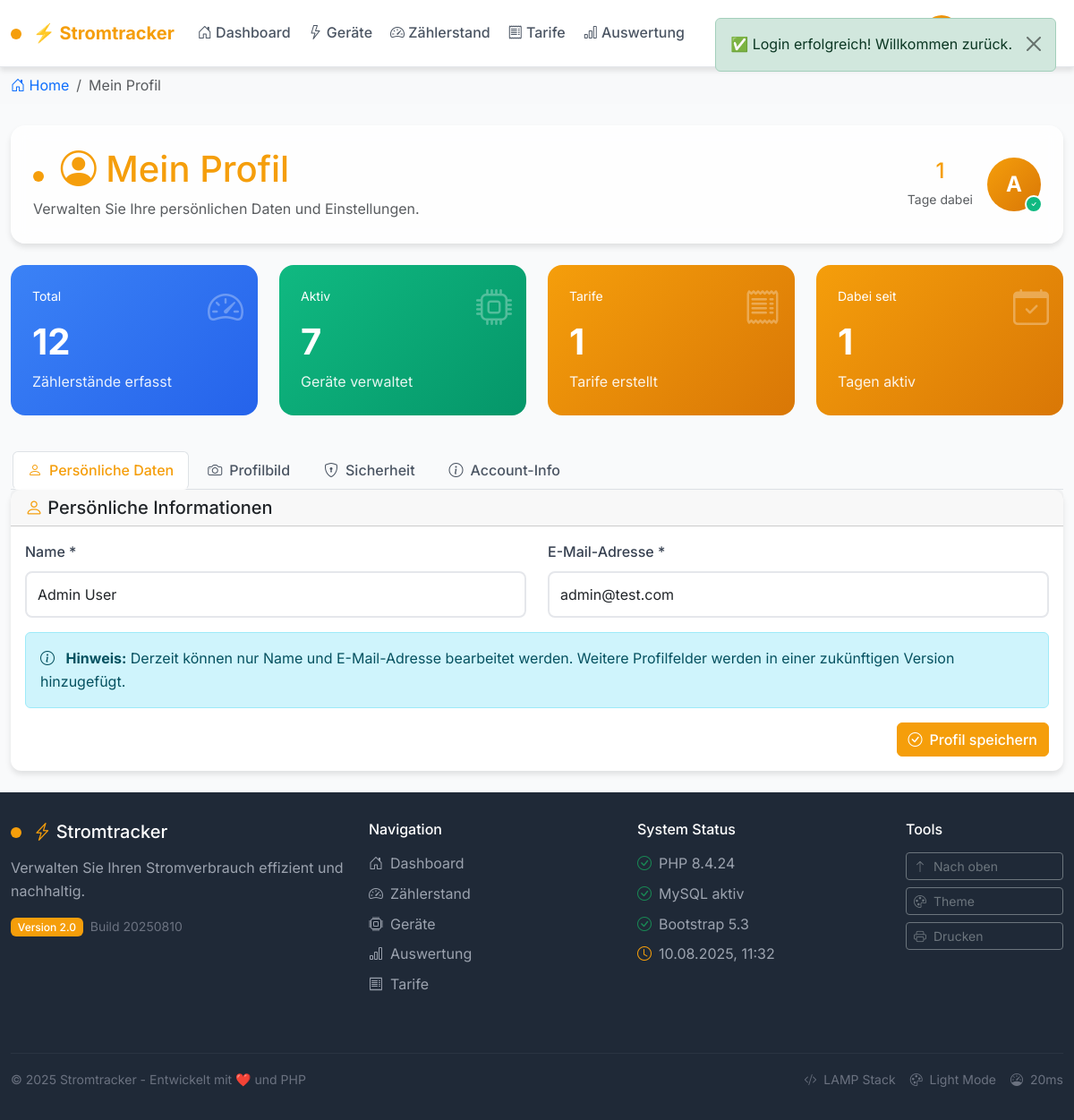
The page /profil.php (signed in) on the database its author committed.
### tables this page shows
CREATE TABLE users (
    id INT AUTO_INCREMENT PRIMARY KEY,
    email VARCHAR(255) UNIQUE NOT NULL,
    name VARCHAR(255),
    password VARCHAR(255) NOT NULL,
    profile_image VARCHAR(255) NULL,
    created_at TIMESTAMP DEFAULT CURRENT_TIMESTAMP,
    updated_at TIMESTAMP DEFAULT CURRENT_TIMESTAMP ON UPDATE CURRENT_TIMESTAMP
);

### config/database.php (called while the page is built, shortened)
<?php
try {
    $pdo = new PDO(
        "mysql:host=" . DB_HOST . ";dbname=" . DB_NAME . ";charset=" . DB_CHARSET,
        DB_USER,
        DB_PASS,
        [
            PDO::ATTR_ERRMODE => PDO::ERRMODE_EXCEPTION,
            PDO::ATTR_DEFAULT_FETCH_MODE => PDO::FETCH_ASSOC,
            PDO::ATTR_EMULATE_PREPARES => false,
        ]
    );
} catch (PDOException $e) {
    die('Datenbankverbindung fehlgeschlagen: ' . $e->getMessage());
}
class Database {
    private static $pdo;
    public static function init() {
        global $pdo;
        self::$pdo = $pdo;
    }
    public static function fetchOne($sql, $params = []) {
        $stmt = self::$pdo->prepare($sql);
        $stmt->execute($params);
        return $stmt->fetch();
    }
}
?>

### profil.php (the view, shortened to what this page needs)
<?php
require_once 'config/database.php';
require_once 'config/session.php';
$userId = Auth::getUserId();
class ProfileImageHandler {
    public static function getImageUrl($filename) {
        if (empty($filename)) {
            return null;
        }
        return null;
    }
}
function renderUserAvatar($user, $size = 'medium') {
    $sizes = [
        'small' => '24px',
        'medium' => '40px',
        'large' => '60px',
        'xlarge' => '150px'
    ];
    $avatarSize = $sizes[$size] ?? $sizes['medium'];
    $imageUrl = ProfileImageHandler::getImageUrl($user['profile_image'] ?? '');
    if ($imageUrl) {
        return "<img src='" . htmlspecialchars($imageUrl) . "'
                     alt='Profilbild'
                     style='width: {$avatarSize}; height: {$avatarSize};
                            border-radius: 50%; object-fit: cover;
                            border: 4px solid var(--energy);
                            box-shadow: var(--shadow-lg);'>";
    } else {
        $initial = strtoupper(substr($user['name'] ?? 'U', 0, 1));
        return "<div style='width: {$avatarSize}; height: {$avatarSize};
                            background: linear-gradient(135deg, var(--energy), #d97706);
                            border-radius: 50%; display: flex;
                            align-items: center; justify-content: center;
                            color: white; font-weight: bold;
                            font-size: calc({$avatarSize} * 0.4);'>{$initial}</div>";
    }
}
$userData = Database::fetchOne(
    "SELECT * FROM users WHERE id = ?",
    [$userId]
);
$readingsResult = Database::fetchOne("SELECT COUNT(*) as count FROM meter_readings WHERE user_id = ?", [$userId]);
$devicesResult = Database::fetchOne("SELECT COUNT(*) as count FROM devices WHERE user_id = ? AND is_active = 1", [$userId]);
$tariffsResult = Database::fetchOne("SELECT COUNT(*) as count FROM tariff_periods WHERE user_id = ?", [$userId]);
$accountStats = [
    'created_at' => $userData['created_at'] ?? date('Y-m-d H:i:s'),
    'total_readings' => $readingsResult['count'] ?? 0,
    'total_devices' => $devicesResult['count'] ?? 0,
    'total_tariffs' => $tariffsResult['count'] ?? 0
];
$daysSinceRegistration = max(1, floor((time() - strtotime($accountStats['created_at'])) / 86400));
include 'includes/header.php';
include 'includes/navbar.php';
?>
<div class="container-fluid py-4">
    <div class="row mb-4">
        <div class="col-12">
            <div class="card glass p-4">
                <div class="row align-items-center">
                    <div class="col-md-8">
                        <h1 class="text-energy mb-2">
                            <span class="energy-indicator"></span>
                            <i class="bi bi-person-circle"></i>
                            Mein Profil
                        </h1>
                        <p class="text-muted mb-0">Verwalten Sie Ihre persönlichen Daten und Einstellungen.</p>
                    </div>
                    <div class="col-md-4 text-end">
                        <div class="d-flex align-items-center justify-content-end gap-3">
                            <div class="text-center">
                                <div class="h4 text-energy mb-1"><?= $daysSinceRegistration ?></div>
                                <small class="text-muted">Tage dabei</small>
                            </div>
                            <div class="position-relative">
                                <?= renderUserAvatar($userData, 'large') ?>
                                <div style="position: absolute; bottom: -2px; right: -2px;
                                           width: 20px; height: 20px; background: var(--success);
                                           border-radius: 50%; border: 2px solid white;
                                           display: flex; align-items: center; justify-content: center;">
                                    <i class="bi bi-check" style="font-size: 10px; color: white;"></i>
                                </div>
                            </div>
                        </div>
                    </div>
                </div>
            </div>
        </div>
    </div>
    <div class="row mb-4">
        <div class="col-md-3 mb-3">
            <div class="stats-card primary">
                <div class="flex-between mb-3">
                    <i class="stats-icon bi bi-speedometer2"></i>
                    <div class="small">
                        Total
                    </div>
                </div>
                <h3><?= $accountStats['total_readings'] ?></h3>
                <p>Zählerstände erfasst</p>
            </div>
        </div>
        <div class="col-md-3 mb-3">
            <div class="stats-card success">
                <div class="flex-between mb-3">
                    <i class="stats-icon bi bi-cpu"></i>
                    <div class="small">
                        Aktiv
                    </div>
                </div>
                <h3><?= $accountStats['total_devices'] ?></h3>
                <p>Geräte verwaltet</p>
            </div>
        </div>
        <div class="col-md-3 mb-3">
            <div class="stats-card warning">
                <div class="flex-between mb-3">
                    <i class="stats-icon bi bi-receipt"></i>
                    <div class="small">
                        Tarife
                    </div>
                </div>
                <h3><?= $accountStats['total_tariffs'] ?></h3>
                <p>Tarife erstellt</p>
            </div>
        </div>
        <div class="col-md-3 mb-3">
            <div class="stats-card energy">
                <div class="flex-between mb-3">
                    <i class="stats-icon bi bi-calendar-check"></i>
                    <div class="small">
                        Dabei seit
                    </div>
                </div>
                <h3><?= $daysSinceRegistration ?></h3>
                <p>Tagen aktiv</p>
            </div>
        </div>
    </div>
    <div class="row">
        <div class="col-12">
            <ul class="nav nav-tabs" id="profileTabs" role="tablist">
                <li class="nav-item" role="presentation">
                    <button class="nav-link active" id="personal-tab" data-bs-toggle="tab"
                            data-bs-target="#personal" type="button" role="tab">
                        <i class="bi bi-person me-2"></i>Persönliche Daten
                    </button>
                </li>
                <li class="nav-item" role="presentation">
                    <button class="nav-link" id="image-tab" data-bs-toggle="tab"
                            data-bs-target="#profile-image" type="button" role="tab">
                        <i class="bi bi-camera me-2"></i>Profilbild
                    </button>
                </li>
                <li class="nav-item" role="presentation">
                    <button class="nav-link" id="security-tab" data-bs-toggle="tab"
                            data-bs-target="#security" type="button" role="tab">
                        <i class="bi bi-shield-lock me-2"></i>Sicherheit
                    </button>
                </li>
                <li class="nav-item" role="presentation">
                    <button class="nav-link" id="account-tab" data-bs-toggle="tab"
                            data-bs-target="#account" type="button" role="tab">
                        <i class="bi bi-info-circle me-2"></i>Account-Info
                    </button>
                </li>
            </ul>
            <div class="tab-content" id="profileTabsContent">
                <div class="tab-pane fade show active" id="personal" role="tabpanel">
                    <div class="card">
                        <div class="card-header">
                            <h5 class="mb-0">
                                <i class="bi bi-person text-energy"></i>
                                Persönliche Informationen
                            </h5>
                        </div>
                        <div class="card-body">
                            <form method="POST">
                                <div class="row">
                                    <div class="col-md-6 mb-3">
                                        <label class="form-label">Name *</label>
                                        <input type="text" class="form-control" name="name"
                                               value="<?= htmlspecialchars($userData['name'] ?? '') ?>" required>
                                    </div>
                                    <div class="col-md-6 mb-3">
                                        <label class="form-label">E-Mail-Adresse *</label>
                                        <input type="email" class="form-control" name="email"
                                               value="<?= htmlspecialchars($userData['email'] ?? '') ?>" required>
                                    </div>
                                </div>
                                <div class="alert alert-info">
                                    <i class="bi bi-info-circle me-2"></i>
                                    <strong>Hinweis:</strong> Derzeit können nur Name und E-Mail-Adresse bearbeitet werden.
                                    Weitere Profilfelder werden in einer zukünftigen Version hinzugefügt.
                                </div>
                                <div class="text-end">
                                    <button type="submit" class="btn btn-energy">
                                        <i class="bi bi-check-circle me-2"></i>Profil speichern
                                    </button>
                                </div>
                            </form>
                        </div>
                    </div>
                </div>
            </div>
        </div>
    </div>
</div>
<?php include 'includes/footer.php'; ?>

### css/style.css (style rules this page uses)
:root { --primary: #3b82f6; --energy: #f59e0b; --success: #10b981; --warning: #f59e0b; --danger: #ef4444; --white: #ffffff; --gray-50: #f9fafb; --gray-100: #f3f4f6; --gray-200: #e5e7eb; --gray-300: #d1d5db; --gray-400: #9ca3af; --gray-500: #6b7280; --gray-600: #4b5563; --gray-700: #374151; --gray-800: #1f2937; --gray-900: #111827; --shadow: 0 4px 6px rgba(0, 0, 0, 0.1); --shadow-lg: 0 10px 25px rgba(0, 0, 0, 0.15); --space-2: 0.5rem; --space-3: 0.75rem; --space-4: 1rem; --space-5: 1.25rem; --space-6: 1.5rem; --space-8: 2rem; }
body { font-family: 'Inter', -apple-system, BlinkMacSystemFont, sans-serif; background-color: var(--gray-50); color: var(--gray-700); line-height: 1.6; min-height: 100vh; display: flex; flex-direction: column; }
.main-content, .container-fluid { flex: 1; }
.card { background: var(--white); border: none; border-radius: 12px; box-shadow: var(--shadow); transition: all 0.2s ease; }
.stats-card { padding: var(--space-6); color: white; border-radius: 16px; position: relative; overflow: hidden; }
.stats-card.primary { background: linear-gradient(135deg, var(--primary), #2563eb); }
.stats-card.energy { background: linear-gradient(135deg, var(--energy), #d97706); }
.stats-card.success { background: linear-gradient(135deg, var(--success), #059669); }
.stats-card.warning { background: linear-gradient(135deg, var(--warning), #d97706); }
.stats-card h3 { font-size: 2.5rem; font-weight: 700; margin-bottom: var(--space-2); }
.stats-card p { font-size: 1rem; opacity: 0.9; margin-bottom: 0; }
.stats-icon { position: absolute; top: var(--space-4); right: var(--space-4); font-size: 2.5rem; opacity: 0.3; }
.btn-energy { background: var(--energy); border-color: var(--energy); color: white; font-weight: 500; }
.nav-link { color: var(--gray-600) !important; font-weight: 500; }
.nav-link:hover, .nav-link.active { color: var(--energy) !important; }
.energy-indicator { width: 12px; height: 12px; border-radius: 50%; background-color: var(--energy); animation: pulse 2s infinite; display: inline-block; margin-right: var(--space-2); }
.glass { background: rgba(255, 255, 255, 0.8); backdrop-filter: blur(10px); border: 1px solid rgba(255, 255, 255, 0.2); border-radius: 16px; }
.text-energy { color: var(--energy); }
.flex-between { display: flex; align-items: center; justify-content: space-between; }
* { transition: color 0.15s ease, background-color 0.15s ease, transform 0.15s ease; }
.btn { transition: all 0.2s ease; }
.form-control { border: 2px solid var(--gray-200); border-radius: 8px; padding: var(--space-3); }
.form-label { font-weight: 500; color: var(--gray-700); margin-bottom: var(--space-2); }

### includes/navbar.php (style rules this page uses)
.nav-link { font-weight: 500; transition: all 0.2s ease; border-radius: 6px; margin: 0 2px; }
.nav-link.active { background: rgba(var(--energy), 0.2); color: var(--energy) !important; }
.nav-link img, .nav-link > div { transition: all 0.2s ease; }
.energy-indicator { animation: pulse 2s infinite; }

### rows shown on the page
users: created_at "1", name "A", id "1", name "Admin User", email "admin@test.com"

### other values the page prints
$breadcrumbs[$currentPage] "Mein Profil"
$accountStats['total_readings'] "12"
$accountStats['total_devices'] "7"
PHP_VERSION "8.4.24"
